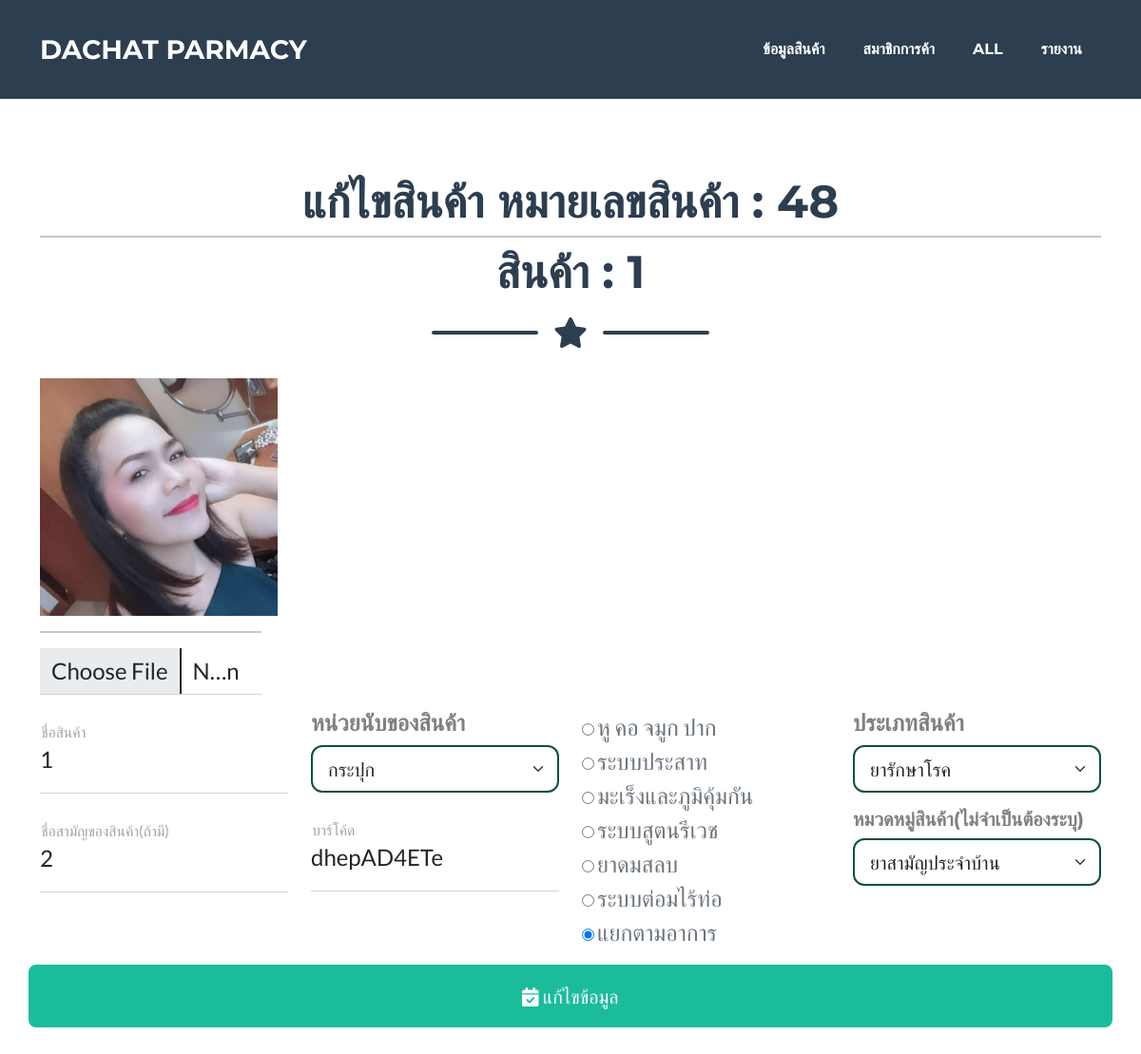
The page /Pharmacy/index.php?page=product&function=update&product_id=48 on the database its author committed.
### tables this page shows
CREATE TABLE `sympton` (
  `symp_id` int(11) NOT NULL,
  `symp_name` varchar(300) NOT NULL
);

### Pharmacy/product/update/updatesql.php (called while the page is built, shortened)
<?php
$ssymp = "SELECT * FROM sympton";
$qsymp = mysqli_query($con, $ssymp);
?>

### Pharmacy/product/update/update2.php (the view)
<div class="col-lg-6 col-xl-3">
<div class="form-floating mb-3">
        <div class="row">
            <div class="col-lg-6 col-xl-12">
                <?php foreach ($qsymp as $rows) { ?>
                    <input type="radio" name="product_symp" value="<?= $rows['symp_id'] ?>" placeholder="Enter your name..." data-sb-validations="required" checked required>
                    <label><?= $rows['symp_name'] ?></label>
                    <br>
                <?php } ?>
            </div>
        </div>
    </div>
</div>

### rows shown on the page
sympton: symp_name "หู คอ จมูก ปาก"
sympton: symp_name "ระบบประสาท"
sympton: symp_name "มะเร็งและภูมิคุ้มกัน"
sympton: symp_name "ระบบสูตนรีเวช"
sympton: symp_name "ยาดมสลบ"
sympton: symp_name "ระบบต่อมไร้ท่อ"
sympton: symp_name "แยกตามอาการ"

### other values the page prints
$result['product_id'] "48"
$result['product_name'] "1"
form field product_unit "กระปุก"
form field product_type "ยารักษาโรค"
form field product_category "ยาสามัญประจำบ้าน"
